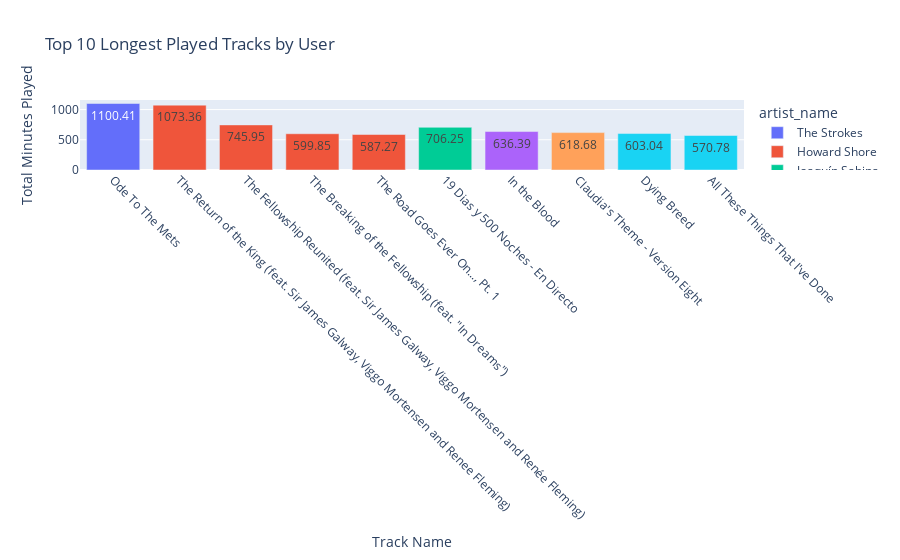

Notebook source saved alongside this figure:
### Code cell
# Longest played tracks

top_tracks = df.groupby(['track_name','artist_name']).agg(total_ms_played = ('ms_played', 'sum')).reset_index().sort_values(by='total_ms_played', ascending=False).head(10)
top_tracks['total_minutes_played'] = (top_tracks['total_ms_played'] / 60000).round(2)

fig = px.bar(
    top_tracks, 
    x='track_name', 
    y='total_minutes_played', 
    title='Top 10 Longest Played Tracks by User',
    labels={'track_name': 'Track Name', 'total_minutes_played': 'Total Minutes Played'},
    color='artist_name',
    text='total_minutes_played',
    )

fig.update_layout(xaxis_tickangle=45)
fig.show()

### Figure 1 — Plotly figure (JSON) as saved in the notebook; plotly's stock layout.template omitted (floating-point values rounded to 4 significant figures)
{"data": [{"hovertemplate": "artist_name=The Strokes<br>Track Name=%{x}<br>Total Minutes Played=%{text}<extra></extra>", "legendgroup": "The Strokes", "marker": {"color": "#636efa", "pattern": {"shape": ""}}, "name": "The Strokes", "orientation": "v", "showlegend": true, "text": [1100.0], "textposition": "auto", "type": "bar", "x": ["Ode To The Mets"], "xaxis": "x", "y": [1100.0], "yaxis": "y"}, {"hovertemplate": "artist_name=Howard Shore<br>Track Name=%{x}<br>Total Minutes Played=%{text}<extra></extra>", "legendgroup": "Howard Shore", "marker": {"color": "#EF553B", "pattern": {"shape": ""}}, "name": "Howard Shore", "orientation": "v", "showlegend": true, "text": [1073.0, 746.0, 599.9, 587.3], "textposition": "auto", "type": "bar", "x": ["The Return of the King (feat. Sir James Galway, Viggo Mortensen and Renee Fleming)", "The Fellowship Reunited (feat. Sir James Galway, Viggo Mortensen and Renée Fleming)", "The Breaking of the Fellowship (feat. \"In Dreams\")", "The Road Goes Ever On..., Pt. 1"], "xaxis": "x", "y": [1073.0, 746.0, 599.9, 587.3], "yaxis": "y"}, {"hovertemplate": "artist_name=Joaquín Sabina<br>Track Name=%{x}<br>Total Minutes Played=%{text}<extra></extra>", "legendgroup": "Joaquín Sabina", "marker": {"color": "#00cc96", "pattern": {"shape": ""}}, "name": "Joaquín Sabina", "orientation": "v", "showlegend": true, "text": [706.2], "textposition": "auto", "type": "bar", "x": ["19 Dias y 500 Noches - En Directo"], "xaxis": "x", "y": [706.2], "yaxis": "y"}, {"hovertemplate": "artist_name=John Mayer<br>Track Name=%{x}<br>Total Minutes Played=%{text}<extra></extra>", "legendgroup": "John Mayer", "marker": {"color": "#ab63fa", "pattern": {"shape": ""}}, "name": "John Mayer", "orientation": "v", "showlegend": true, "text": [636.4], "textposition": "auto", "type": "bar", "x": ["In the Blood"], "xaxis": "x", "y": [636.4], "yaxis": "y"}, {"hovertemplate": "artist_name=Lennie Niehaus<br>Track Name=%{x}<br>Total Minutes Played=%{text}<extra></extra>", "legendgroup": "Lennie Niehaus", "marker": {"color": "#FFA15A", "pattern": {"shape": ""}}, "name": "Lennie Niehaus", "orientation": "v", "showlegend": true, "text": [618.7], "textposition": "auto", "type": "bar", "x": ["Claudia's Theme - Version Eight"], "xaxis": "x", "y": [618.7], "yaxis": "y"}, {"hovertemplate": "artist_name=The Killers<br>Track Name=%{x}<br>Total Minutes Played=%{text}<extra></extra>", "legendgroup": "The Killers", "marker": {"color": "#19d3f3", "pattern": {"shape": ""}}, "name": "The Killers", "orientation": "v", "showlegend": true, "text": [603.0, 570.8], "textposition": "auto", "type": "bar", "x": ["Dying Breed", "All These Things That I've Done"], "xaxis": "x", "y": [603.0, 570.8], "yaxis": "y"}], "layout": {"barmode": "relative", "legend": {"title": {"text": "artist_name"}, "tracegroupgap": 0}, "title": {"text": "Top 10 Longest Played Tracks by User"}, "xaxis": {"anchor": "y", "domain": [0, 1], "tickangle": 45, "title": {"text": "Track Name"}}, "yaxis": {"anchor": "x", "domain": [0, 1], "title": {"text": "Total Minutes Played"}}}}
